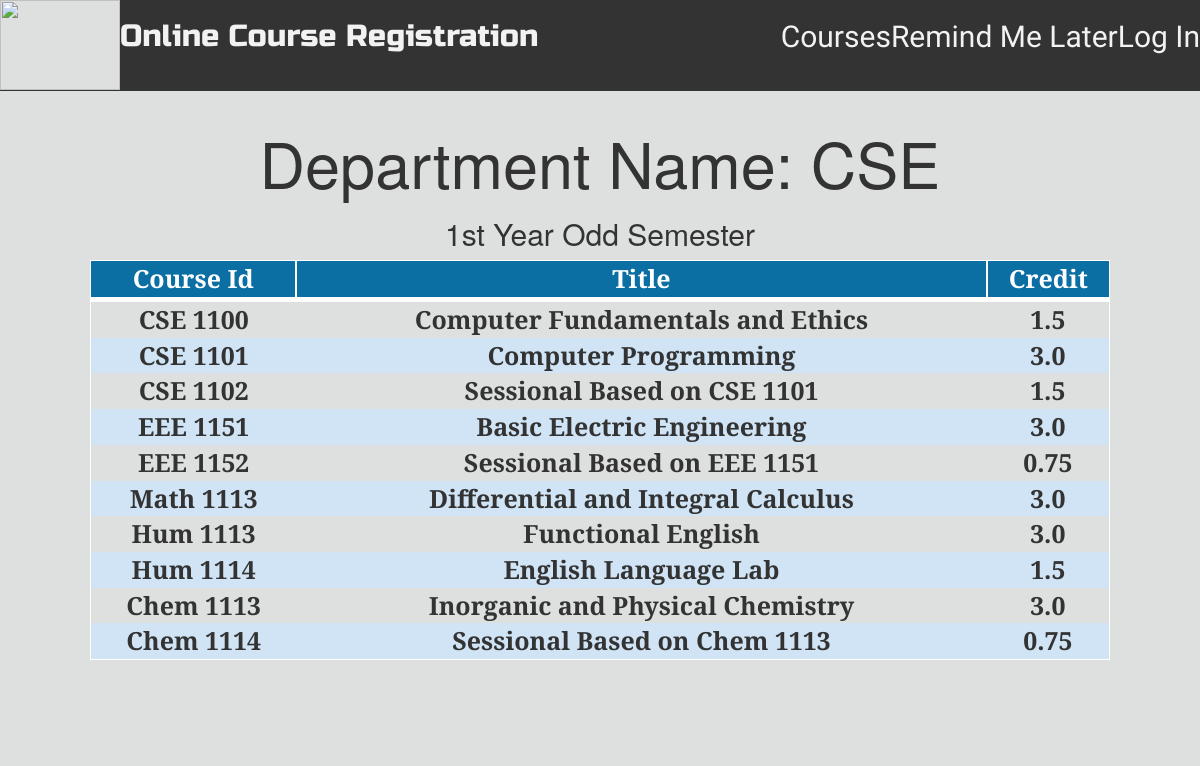
Page /searchlist/ on the committed database.
### course/models.py (models this page shows, shortened)
class Initial(models.Model):
    cse='CSE'
    eee='EEE'
    me='ME'
    civil='CE'
    mecha='MTE'
    glass= 'GCE'
    ece='ECE'
    ete='ETE'
    arch= 'ARCH'
    urp='URP'
    becm= 'BECM'
    mse='MSE'
    ipe='IPE'
    cfpe= 'CFPE'
    odd1='1st Year Odd Semester'
    even1='1st Year Even Semester'
    odd2='2nd Year Odd Semester'
    even2='2nd Year Even Semester'
    odd3='3rd Year Odd Semester'
    even3='3rd Year Even Semester'
    odd4='4th Year Odd Semester'
    even4='4th Year Even Semester'
    c=(
    (cse,'CSE'),
    (eee,'EEE'),
    (me,'ME'),
    (civil,'CE'),
    (mecha,'MTE'),
    (glass,'GCE'),
    (ece,'ECE'),
    (ete,'ETE'),
    (arch,'ARCH'),
    (urp,'URP'),
    (becm,'BECM'),
    (mse,'MSE'),
    (ipe,'IPE'),
    (cfpe,'CFPE'),
    )
    d=(
        (odd1,'1st Year Odd Semester'),
        (even1,'1st Year Even Semester'),
        (odd2,'2nd Year Odd Semester'),
        (even2,'2nd Year Even Semester'),
        (odd3,'3rd Year Odd Semester'),
        (even3,'3rd Year Even Semester'),
        (odd4,'4th Year Odd Semester'),
        (even4,'4th Year Even Semester'),
    )
    Semester = models.CharField(max_length=256,choices=d,default=odd1)
    Department = models.CharField(max_length=256, choices=c,default=cse)

class Courses(models.Model):
    cse='CSE'
    eee='EEE'
    me='ME'
    civil='CE'
    mecha='MTE'
    glass= 'GCE'
    ece='ECE'
    ete='ETE'
    arch= 'ARCH'
    urp='URP'
    becm= 'BECM'
    mse='MSE'
    ipe='IPE'
    cfpe= 'CFPE'
    odd1='1st Year Odd Semester'
    even1='1st Year Even Semester'
    odd2='2nd Year Odd Semester'
    even2='2nd Year Even Semester'
    odd3='3rd Year Odd Semester'
    even3='3rd Year Even Semester'
    odd4='4th Year Odd Semester'
    even4='4th Year Even Semester'
    c=(
    (cse,'CSE'),
    (eee,'EEE'),
    (me,'ME'),
    (civil,'CE'),
    (mecha,'MTE'),
    (glass,'GCE'),
    (ece,'ECE'),
    (ete,'ETE'),
    (arch,'ARCH'),
    (urp,'URP'),
    (becm,'BECM'),
    (mse,'MSE'),
    (ipe,'IPE'),
    (cfpe,'CFPE'),
    )
    d=(
        (odd1,'1st Year Odd Semester'),
        (even1,'1st Year Even Semester'),
        (odd2,'2nd Year Odd Semester'),
        (even2,'2nd Year Even Semester'),
        (odd3,'3rd Year Odd Semester'),
        (even3,'3rd Year Even Semester'),
        (odd4,'4th Year Odd Semester'),
        (even4,'4th Year Even Semester'),
    )
    x=(
        ("Compulsory","Compulsory"),
        ("Optional","Optional"),
    )
    Course_id = models.CharField(max_length=256)
    Title = models.CharField(max_length=256)
    Credit = models.FloatField()
    Semester = models.CharField(max_length=256,choices=d,default=odd1)
    Department = models.CharField(max_length=256, choices=c,default=cse)

### course/views.py (the view)
# urls.py: url(r'^searchlist/',views.Searchlist,name='searchlist'),
def Searchlist(request):
    x= Initial.objects.filter().order_by('-id')[0]
    z=  Initial.objects.filter().order_by('-id')[1]
    print(x,z)
    my_dict={'x':x,'z':z}
    print(my_dict["x"].Department)
    print(my_dict["x"].Semester)
    sem=my_dict["x"].Semester
    dep=my_dict["x"].Department
    p= OptionalCourse.objects.filter(Department=my_dict["x"].Department,Semester=my_dict["x"].Semester,Type="Optional I")
    q= OptionalCourse.objects.filter(Department=my_dict["x"].Department,Semester=my_dict["x"].Semester,Type="Optional II")
    y= Courses.objects.filter(Department=my_dict["x"].Department,Semester=my_dict["x"].Semester)
    return render(request,'course/searchlist.html',{'y':y,'sem':sem,'dep':dep,'p':p,'q':q})

### templates/course/searchlist.html (shortened to what this page needs)
{% extends "course/base.html" %}
{% block content %}
<br><br><br>
<div class="container">
  <div class="jumbotron">
    <h1 align='center'>Department Name: {{dep}}</h1>
    <h2 align='center'>{{sem}}</h2>
    <table class="paleBlueRows">
      <thead>
        <tr>
        <th>Course Id</th>
        <th>Title</th>
        <th>Credit</th>
        </tr>
      </thead>
      <tbody>
      {% for c in y %}
      <tr>
      <td>{{ c.Course_id }}</td><td>{{ c.Title }}</td><td>{{ c.Credit }}</td>
      </tr>
      {% endfor %}
      </tbody>
    </table>
  </div>
</div>
{% endblock %}

### static/css/master.css (style rules this page uses)
.new { background-color: #dee0e0; }
.jumbotron { background-color: #dee0e0; padding-bottom: : 0; margin-bottom: : 0; min-height: 300px; }
table.paleBlueRows { font-family: 'Arvo', serif; border: 1px solid #FFFFFF; table-layout: auto; width: 100%; text-align: center; }
table.paleBlueRows td, table.paleBlueRows th { border: 0px solid #FFFFFF; font-size: 25px; padding: 0px 0px; }
table.paleBlueRows tbody td { font-size: 25px; font-weight: bold; }
table.paleBlueRows tr:nth-child(even) { background: #D0E4F5; }
table.paleBlueRows thead { background: #0B6FA4; border-bottom: 5px solid #FFFFFF; }
table.paleBlueRows thead th { font-size: 25px; font-weight: bold; color: #FFFFFF; text-align: center; border-left: 2px solid #FFFFFF; }
table.paleBlueRows thead th:first-child { border-left: none; }

### rows in the picture
Initial: Department "CSE", Semester "1st Year Odd Semester"
Courses: Course_id "CSE 1100", Title "Computer Fundamentals and Ethics", Credit "1.5"
Courses: Course_id "CSE 1101", Title "Computer Programming", Credit "3.0"
Courses: Course_id "CSE 1102", Title "Sessional Based on CSE 1101", Credit "1.5"
Courses: Course_id "EEE 1151", Title "Basic Electric Engineering", Credit "3.0"
Courses: Course_id "EEE 1152", Title "Sessional Based on EEE 1151", Credit "0.75"
Courses: Course_id "Math 1113", Title "Differential and Integral Calculus", Credit "3.0"
Courses: Course_id "Hum 1113", Title "Functional English", Credit "3.0"
Courses: Course_id "Hum 1114", Title "English Language Lab", Credit "1.5"
Courses: Course_id "Chem 1113", Title "Inorganic and Physical Chemistry", Credit "3.0"
Courses: Course_id "Chem 1114", Title "Sessional Based on Chem 1113", Credit "0.75"
